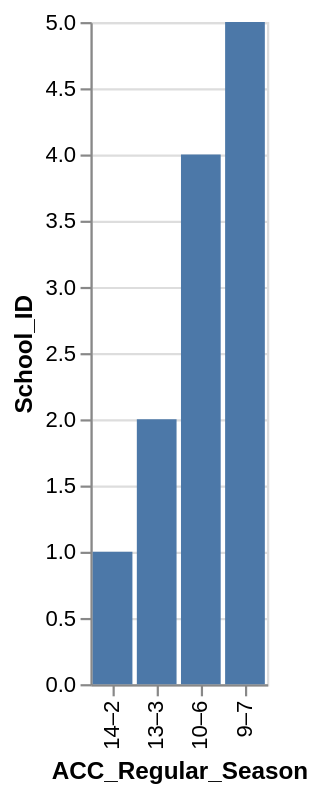

Write the Vega-Lite specification saved for this chart.
### Vega-Lite specification from a JSON file in a GitHub repository (floating-point values rounded to 4 significant figures)
{"data": {"values": [{"x_data": "14–2", "y_data": 1}, {"x_data": "13–3", "y_data": 2}, {"x_data": "10–6", "y_data": 4}, {"x_data": "9–7", "y_data": 5}]}, "mark": "bar", "encoding": {"x": {"field": "x_data", "type": "nominal", "title": "ACC_Regular_Season", "sort": {"op": "sum", "field": "y_data", "order": "ascending"}}, "y": {"field": "y_data", "type": "quantitative", "title": "School_ID"}}}
